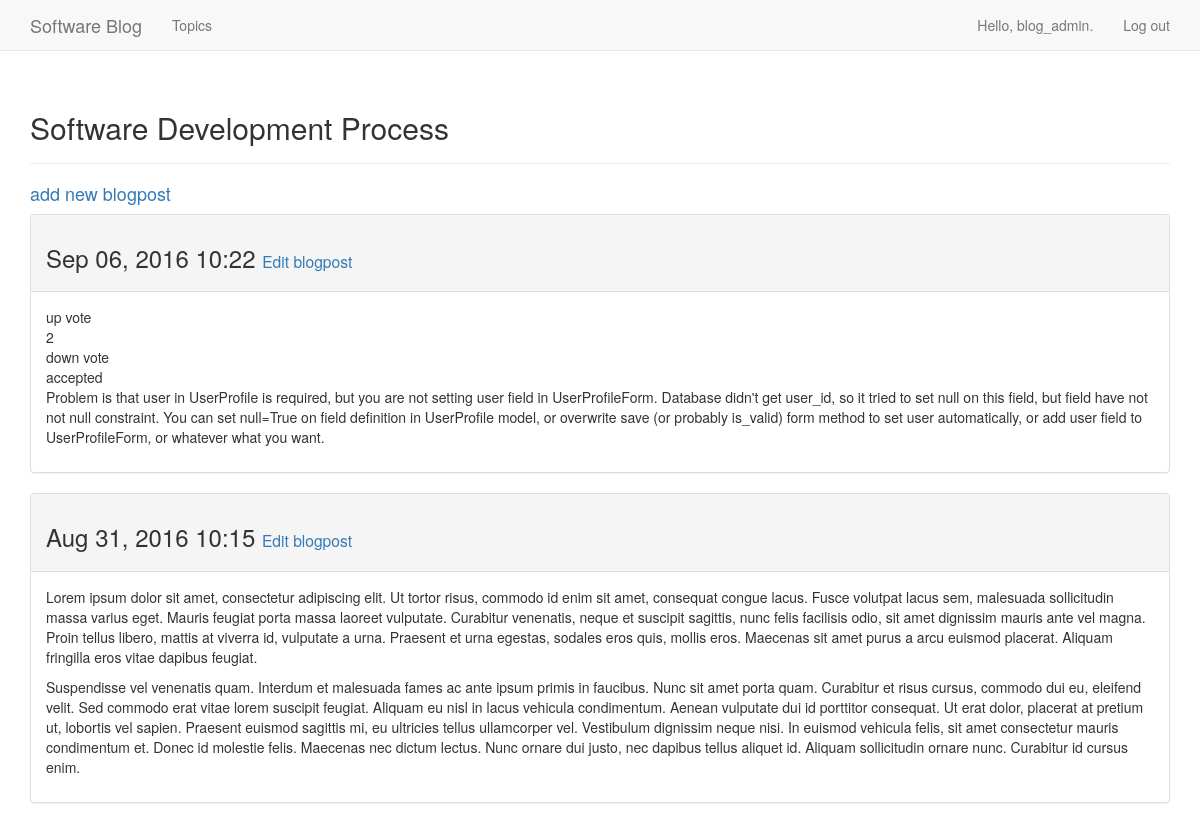
The page /topics/2/ (signed in) on the database as committed earlier.
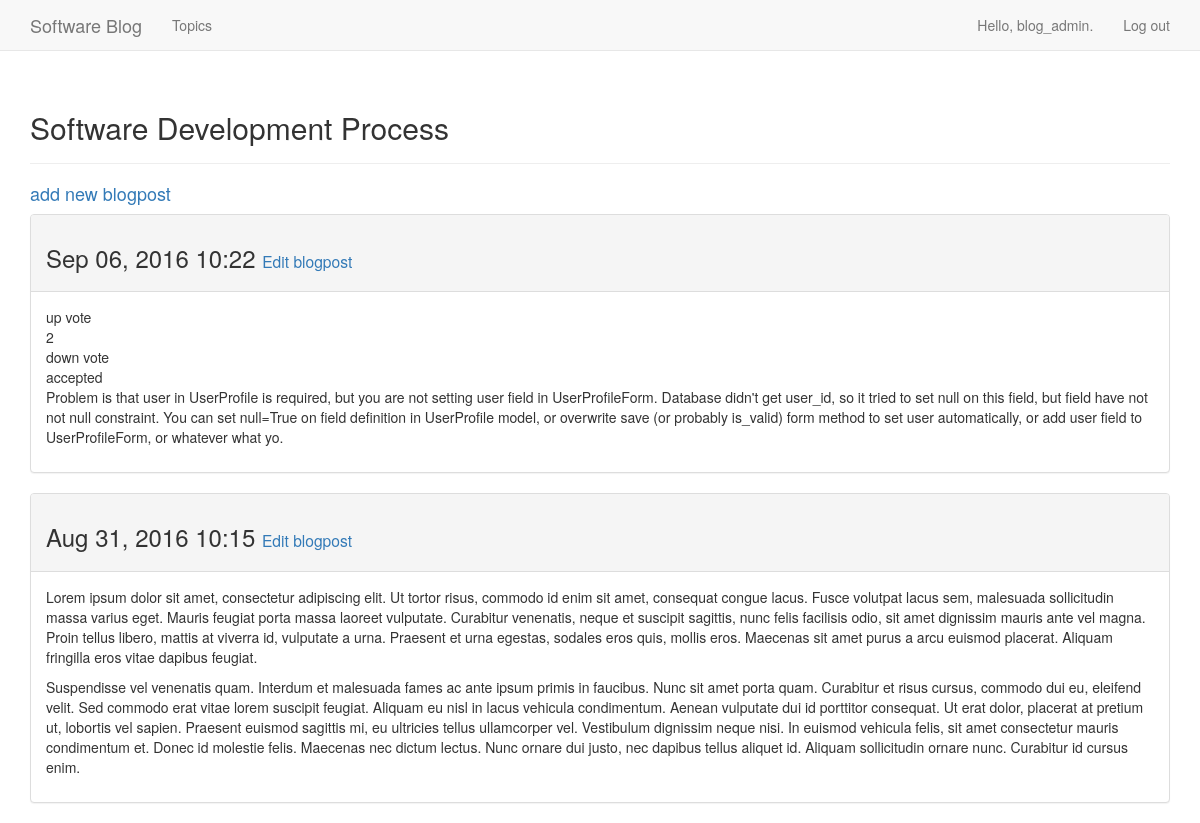
The same page on the database as committed later.
### blogs/models.py (models this page shows, shortened)
class Blogpost(models.Model):
	topic = models.ForeignKey(Topic)
	title = models.CharField(max_length=160)
	text = models.TextField()
	date_added = models.DateTimeField(auto_now_add=True)
	class Meta:
		verbose_name_plural = 'blogposts'

### blogs/views.py (the view)
# urls.py: url(r'^topics/(?P<topic_id>\d+)/$', views.topic, name='topic'),
@login_required
def topic(request, topic_id):
	topic = Topic.objects.get(id=topic_id)
	if topic.owner != request.user:
		raise Http404
	blogposts = topic.blogpost_set.order_by('-date_added')
	context = {'topic': topic, 'blogposts': blogposts}
	return render(request, 'blogs/topic.html', context)

### blogs/models.py (called while the page is built)
	def __str__(self):
		return self.text

### blogs/templates/blogs/topic.html
{% extends 'blogs/base.html' %}
{% block header %}
	<h2>{{ topic }}</h2>
{% endblock header %}
{% block content %}
<p>
	<h4><a href="{% url 'blogs:new_blogpost' topic.id %}">add new blogpost</a></h4>
</p>
	{% for blogpost in blogposts %}
		<div class="panel panel-default">
			<div class="panel-heading">
				<h3>
					{{ blogpost.date_added|date:'M d, Y H:i' }}
					<small>
						<a href="{% url 'blogs:edit_blogpost' blogpost.id %}">Edit blogpost</a>
					</small>
				</h3>
			</div>
			<div class="panel-body">
				{{ blogpost.text|linebreaks }}
			</div>
		</div>
	{% empty %}
		<li>
			There are no blog posts for this topic yet.
		</li>
	{% endfor %}
{% endblock content %}

Rows that differ between the two databases and show on the page:
changed Blogpost: text "…UserProfileForm, or whatever what you want." → "…UserProfileForm, or whatever what yo."
